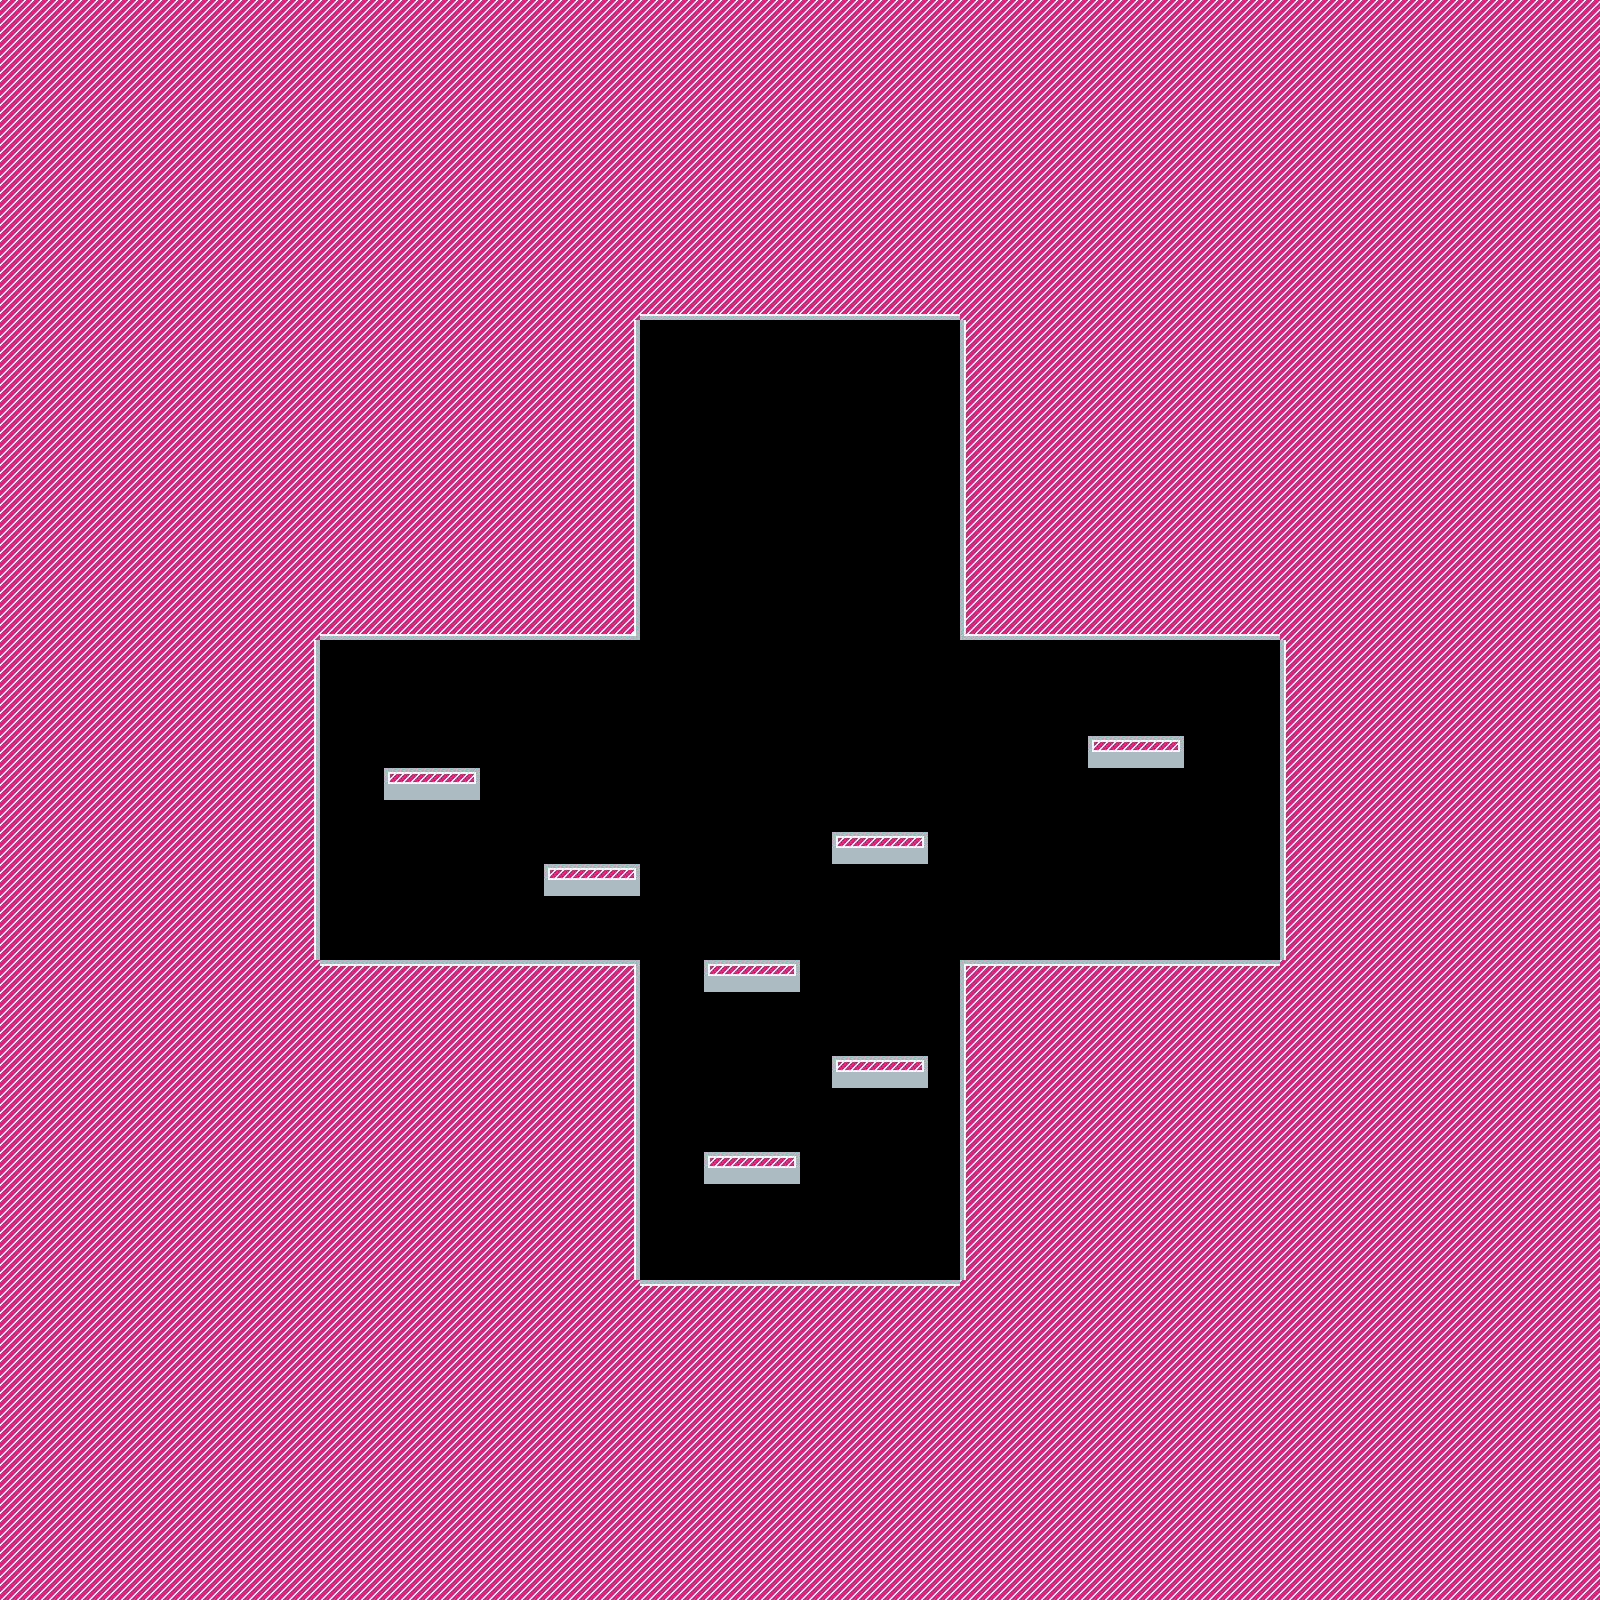

This is a level from a 2D game, rendered from its Tiled map with the project's own tilesets. A one-line summary and the complete map file follow:
An orthogonal 50x50 tile map with 32x32 px tiles, 1 tile layer (Tile Layer 1), 2 tilesets.

<map version="1.10" tiledversion="1.12.1" orientation="orthogonal" renderorder="right-down" width="50" height="50" tilewidth="32" tileheight="32" infinite="0" nextlayerid="2" nextobjectid="1">
 <tileset firstgid="1" source="space.tsx" />
 <tileset firstgid="79" source="template.tsx" />
 <layer id="1" name="Tile Layer 1" width="50" height="50">
  <data encoding="csv">
92,92,92,92,92,92,92,92,92,92,92,92,92,92,92,92,92,92,92,92,92,92,92,92,92,92,92,92,92,92,92,92,92,92,92,92,92,92,92,92,92,92,92,92,92,92,92,92,92,92,
92,92,92,92,92,92,92,92,92,92,92,92,92,92,92,92,92,92,92,92,92,92,92,92,92,92,92,92,92,92,92,92,92,92,92,92,92,92,92,92,92,92,92,92,92,92,92,92,92,92,
92,92,92,92,92,92,92,92,92,92,92,92,92,92,92,92,92,92,92,92,92,92,92,92,92,92,92,92,92,92,92,92,92,92,92,92,92,92,92,92,92,92,92,92,92,92,92,92,92,92,
92,92,92,92,92,92,92,92,92,92,92,92,92,92,92,92,92,92,92,92,92,92,92,92,92,92,92,92,92,92,92,92,92,92,92,92,92,92,92,92,92,92,92,92,92,92,92,92,92,92,
92,92,92,92,92,92,92,92,92,92,92,92,92,92,92,92,92,92,92,92,92,92,92,92,92,92,92,92,92,92,92,92,92,92,92,92,92,92,92,92,92,92,92,92,92,92,92,92,92,92,
92,92,92,92,92,92,92,92,92,92,92,92,92,92,92,92,92,92,92,92,92,92,92,92,92,92,92,92,92,92,92,92,92,92,92,92,92,92,92,92,92,92,92,92,92,92,92,92,92,92,
92,92,92,92,92,92,92,92,92,92,92,92,92,92,92,92,92,92,92,92,92,92,92,92,92,92,92,92,92,92,92,92,92,92,92,92,92,92,92,92,92,92,92,92,92,92,92,92,92,92,
92,92,92,92,92,92,92,92,92,92,92,92,92,92,92,92,92,92,92,92,92,92,92,92,92,92,92,92,92,92,92,92,92,92,92,92,92,92,92,92,92,92,92,92,92,92,92,92,92,92,
92,92,92,92,92,92,92,92,92,92,92,92,92,92,92,92,92,92,92,92,92,92,92,92,92,92,92,92,92,92,92,92,92,92,92,92,92,92,92,92,92,92,92,92,92,92,92,92,92,92,
92,92,92,92,92,92,92,92,92,92,92,92,92,92,92,92,92,92,92,92,98,98,98,98,98,98,98,98,98,98,92,92,92,92,92,92,92,92,92,92,92,92,92,92,92,92,92,92,92,92,
92,92,92,92,92,92,92,92,92,92,92,92,92,92,92,92,92,92,92,93,0,0,0,0,0,0,0,0,0,0,91,92,92,92,92,92,92,92,92,92,92,92,92,92,92,92,92,92,92,92,
92,92,92,92,92,92,92,92,92,92,92,92,92,92,92,92,92,92,92,93,0,0,0,0,0,0,0,0,0,0,91,92,92,92,92,92,92,92,92,92,92,92,92,92,92,92,92,92,92,92,
92,92,92,92,92,92,92,92,92,92,92,92,92,92,92,92,92,92,92,93,0,0,0,0,0,0,0,0,0,0,91,92,92,92,92,92,92,92,92,92,92,92,92,92,92,92,92,92,92,92,
92,92,92,92,92,92,92,92,92,92,92,92,92,92,92,92,92,92,92,93,0,0,0,0,0,0,0,0,0,0,91,92,92,92,92,92,92,92,92,92,92,92,92,92,92,92,92,92,92,92,
92,92,92,92,92,92,92,92,92,92,92,92,92,92,92,92,92,92,92,93,0,0,0,0,0,0,0,0,0,0,91,92,92,92,92,92,92,92,92,92,92,92,92,92,92,92,92,92,92,92,
92,92,92,92,92,92,92,92,92,92,92,92,92,92,92,92,92,92,92,93,0,0,0,0,0,0,0,0,0,0,91,92,92,92,92,92,92,92,92,92,92,92,92,92,92,92,92,92,92,92,
92,92,92,92,92,92,92,92,92,92,92,92,92,92,92,92,92,92,92,93,0,0,0,0,0,0,0,0,0,0,91,92,92,92,92,92,92,92,92,92,92,92,92,92,92,92,92,92,92,92,
92,92,92,92,92,92,92,92,92,92,92,92,92,92,92,92,92,92,92,93,0,0,0,0,0,0,0,0,0,0,91,92,92,92,92,92,92,92,92,92,92,92,92,92,92,92,92,92,92,92,
92,92,92,92,92,92,92,92,92,92,92,92,92,92,92,92,92,92,92,93,0,0,0,0,0,0,0,0,0,0,91,92,92,92,92,92,92,92,92,92,92,92,92,92,92,92,92,92,92,92,
92,92,92,92,92,92,92,92,92,92,98,98,98,98,98,98,98,98,98,99,0,0,0,0,0,0,0,0,0,0,97,98,98,98,98,98,98,98,98,98,92,92,92,92,92,92,92,92,92,92,
92,92,92,92,92,92,92,92,92,93,0,0,0,0,0,0,0,0,0,0,0,0,0,0,0,0,0,0,0,0,0,0,0,0,0,0,0,0,0,0,91,92,92,92,92,92,92,92,92,92,
92,92,92,92,92,92,92,92,92,93,0,0,0,0,0,0,0,0,0,0,0,0,0,0,0,0,0,0,0,0,0,0,0,0,0,0,0,0,0,0,91,92,92,92,92,92,92,92,92,92,
92,92,92,92,92,92,92,92,92,93,0,0,0,0,0,0,0,0,0,0,0,0,0,0,0,0,0,0,0,0,0,0,0,0,0,0,0,0,0,0,91,92,92,92,92,92,92,92,92,92,
92,92,92,92,92,92,92,92,92,93,0,0,0,0,0,0,0,0,0,0,0,0,0,0,0,0,0,0,0,0,0,0,0,0,105,106,107,0,0,0,91,92,92,92,92,92,92,92,92,92,
92,92,92,92,92,92,92,92,92,93,0,0,105,106,107,0,0,0,0,0,0,0,0,0,0,0,0,0,0,0,0,0,0,0,0,0,0,0,0,0,91,92,92,92,92,92,92,92,92,92,
92,92,92,92,92,92,92,92,92,93,0,0,0,0,0,0,0,0,0,0,0,0,0,0,0,0,0,0,0,0,0,0,0,0,0,0,0,0,0,0,91,92,92,92,92,92,92,92,92,92,
92,92,92,92,92,92,92,92,92,93,0,0,0,0,0,0,0,0,0,0,0,0,0,0,0,0,105,106,107,0,0,0,0,0,0,0,0,0,0,0,91,92,92,92,92,92,92,92,92,92,
92,92,92,92,92,92,92,92,92,93,0,0,0,0,0,0,0,105,106,107,0,0,0,0,0,0,0,0,0,0,0,0,0,0,0,0,0,0,0,0,91,92,92,92,92,92,92,92,92,92,
92,92,92,92,92,92,92,92,92,93,0,0,0,0,0,0,0,0,0,0,0,0,0,0,0,0,0,0,0,0,0,0,0,0,0,0,0,0,0,0,91,92,92,92,92,92,92,92,92,92,
92,92,92,92,92,92,92,92,92,93,0,0,0,0,0,0,0,0,0,0,0,0,0,0,0,0,0,0,0,0,0,0,0,0,0,0,0,0,0,0,91,92,92,92,92,92,92,92,92,92,
92,92,92,92,92,92,92,92,92,92,86,86,86,86,86,86,86,86,86,87,0,0,105,106,107,0,0,0,0,0,85,86,86,86,86,86,86,86,86,86,92,92,92,92,92,92,92,92,92,92,
92,92,92,92,92,92,92,92,92,92,92,92,92,92,92,92,92,92,92,93,0,0,0,0,0,0,0,0,0,0,91,92,92,92,92,92,92,92,92,92,92,92,92,92,92,92,92,92,92,92,
92,92,92,92,92,92,92,92,92,92,92,92,92,92,92,92,92,92,92,93,0,0,0,0,0,0,0,0,0,0,91,92,92,92,92,92,92,92,92,92,92,92,92,92,92,92,92,92,92,92,
92,92,92,92,92,92,92,92,92,92,92,92,92,92,92,92,92,92,92,93,0,0,0,0,0,0,105,106,107,0,91,92,92,92,92,92,92,92,92,92,92,92,92,92,92,92,92,92,92,92,
92,92,92,92,92,92,92,92,92,92,92,92,92,92,92,92,92,92,92,93,0,0,0,0,0,0,0,0,0,0,91,92,92,92,92,92,92,92,92,92,92,92,92,92,92,92,92,92,92,92,
92,92,92,92,92,92,92,92,92,92,92,92,92,92,92,92,92,92,92,93,0,0,0,0,0,0,0,0,0,0,91,92,92,92,92,92,92,92,92,92,92,92,92,92,92,92,92,92,92,92,
92,92,92,92,92,92,92,92,92,92,92,92,92,92,92,92,92,92,92,93,0,0,105,106,107,0,0,0,0,0,91,92,92,92,92,92,92,92,92,92,92,92,92,92,92,92,92,92,92,92,
92,92,92,92,92,92,92,92,92,92,92,92,92,92,92,92,92,92,92,93,0,0,0,0,0,0,0,0,0,0,91,92,92,92,92,92,92,92,92,92,92,92,92,92,92,92,92,92,92,92,
92,92,92,92,92,92,92,92,92,92,92,92,92,92,92,92,92,92,92,93,0,0,0,0,0,0,0,0,0,0,91,92,92,92,92,92,92,92,92,92,92,92,92,92,92,92,92,92,92,92,
92,92,92,92,92,92,92,92,92,92,92,92,92,92,92,92,92,92,92,93,0,0,0,0,0,0,0,0,0,0,91,92,92,92,92,92,92,92,92,92,92,92,92,92,92,92,92,92,92,92,
92,92,92,92,92,92,92,92,92,92,92,92,92,92,92,92,92,92,92,92,86,86,86,86,86,86,86,86,86,86,92,92,92,92,92,92,92,92,92,92,92,92,92,92,92,92,92,92,92,92,
92,92,92,92,92,92,92,92,92,92,92,92,92,92,92,92,92,92,92,92,92,92,92,92,92,92,92,92,92,92,92,92,92,92,92,92,92,92,92,92,92,92,92,92,92,92,92,92,92,92,
92,92,92,92,92,92,92,92,92,92,92,92,92,92,92,92,92,92,92,92,92,92,92,92,92,92,92,92,92,92,92,92,92,92,92,92,92,92,92,92,92,92,92,92,92,92,92,92,92,92,
92,92,92,92,92,92,92,92,92,92,92,92,92,92,92,92,92,92,92,92,92,92,92,92,92,92,92,92,92,92,92,92,92,92,92,92,92,92,92,92,92,92,92,92,92,92,92,92,92,92,
92,92,92,92,92,92,92,92,92,92,92,92,92,92,92,92,92,92,92,92,92,92,92,92,92,92,92,92,92,92,92,92,92,92,92,92,92,92,92,92,92,92,92,92,92,92,92,92,92,92,
92,92,92,92,92,92,92,92,92,92,92,92,92,92,92,92,92,92,92,92,92,92,92,92,92,92,92,92,92,92,92,92,92,92,92,92,92,92,92,92,92,92,92,92,92,92,92,92,92,92,
92,92,92,92,92,92,92,92,92,92,92,92,92,92,92,92,92,92,92,92,92,92,92,92,92,92,92,92,92,92,92,92,92,92,92,92,92,92,92,92,92,92,92,92,92,92,92,92,92,92,
92,92,92,92,92,92,92,92,92,92,92,92,92,92,92,92,92,92,92,92,92,92,92,92,92,92,92,92,92,92,92,92,92,92,92,92,92,92,92,92,92,92,92,92,92,92,92,92,92,92,
92,92,92,92,92,92,92,92,92,92,92,92,92,92,92,92,92,92,92,92,92,92,92,92,92,92,92,92,92,92,92,92,92,92,92,92,92,92,92,92,92,92,92,92,92,92,92,92,92,92,
92,92,92,92,92,92,92,92,92,92,92,92,92,92,92,92,92,92,92,92,92,92,92,92,92,92,92,92,92,92,92,92,92,92,92,92,92,92,92,92,92,92,92,92,92,92,92,92,92,92
</data>
 </layer>
</map>
